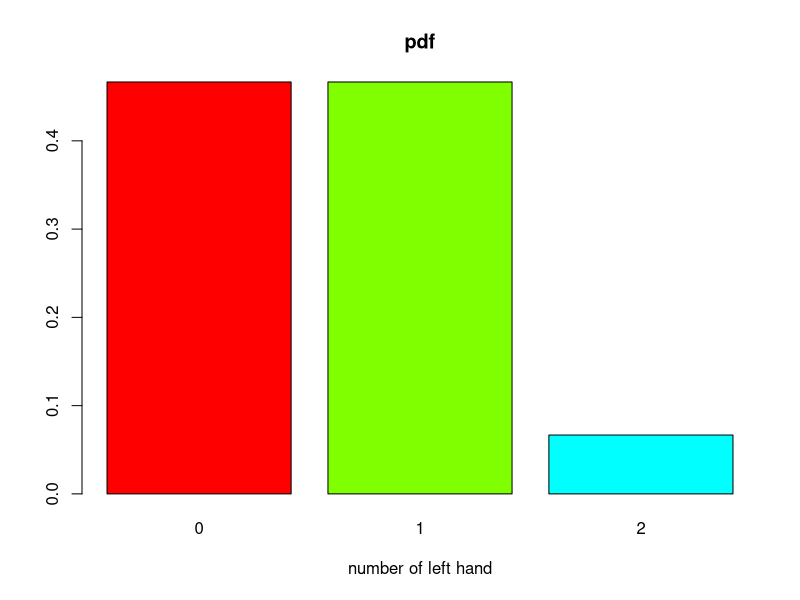

Source code (R): (Note: a time limit stopped this script after it produced the figure.)
## ---- chunk 1
samplespace=c("RR","RL","LR","LL")
## ---- chunk 2
probability=c((7*6)/(10*9),(7*3)/(10*9),(3*7)/(10*9),(3*2)/(10*9))
data.frame(samplespace,probability) 
## ---- chunk 3
X=c(0,1,2)
prob=c((7*6)/(10*9),(7*3)/(10*9)+(3*7)/(10*9),(3*2)/(10*9))
d=data.frame(simpleevent=X,probability=prob)
d
## ---- chunk 4
barplot(d$probability,names.arg = d$simpleevent, main="pdf", col=rainbow(4),xlab="number of left hand")
## ---- chunk 5
0.2*20+0.8*15
## ---- chunk 6
dbinom(5,10,0.5)
## ---- chunk 7
dbinom(3,10,0.5)
## ---- chunk 8
1-pbinom(6,10,0.5)
## ---- chunk 9
pnorm(500,500,100)
## ---- chunk 10
pnorm(650,500,100)
## ---- chunk 11
1-pnorm(699,500,100)
## ---- chunk 12
pnorm(700,500,100)-pnorm(499,500,100)
## ---- chunk 13
n=100
p=0.5
mean=n*p
mean
sd=sqrt(n*p*(1-p))
sd
## ---- chunk 14
1-pnorm(59,mean,sd)
## ---- chunk 15
1-pnorm(59.5,mean,sd)
## ---- chunk 16
1-pbinom(59,n,p)
## ---- chunk 17
70-70
## ---- chunk 18
sdd=sqrt((2.8^2)+(2.8^2))
sdd
## ---- chunk 19
dd=1-pnorm(3,0,sdd)
dd
## ---- chunk 20
2*dd
## ---- chunk 21
#Generate one binomial random variable
Bino.event = function(n, p) {
  simp.event = c()
  pp = 100*p
  
  for (i in 1:n) {
    samp = sample(1:100, 1, replace = T)
    
    # an event with probability p
    if (samp <= pp) {
      event = 1
    } else {
      event = 0
    }
    
    simp.event[i] = event
  }
  
  x = sum(simp.event)
  
  return(x)
}

# Generate a set of binomial random variable
bino.set = c()

for (i in 1:100) {
  bino.set[i] = Bino.event(n = 100000, p = 0.01)
}

hist(bino.set, prob = T, breaks = 20)

## ---- chunk 22
pb=pbinom(1050,100000,0.01)
1-(pb^4)
## ---- chunk 23
max(bino.set)
